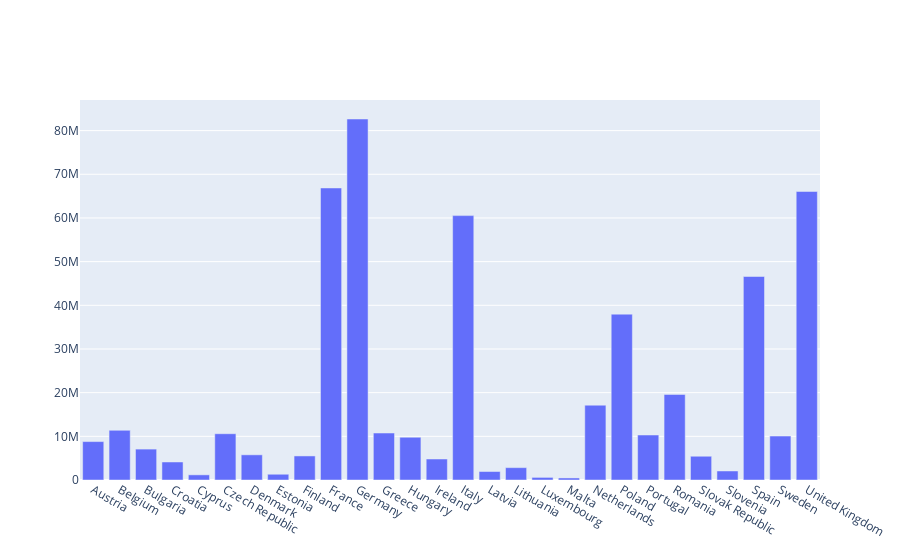

This figure's notebook cell:
### Code cell
# Визуализация

# Гистограмма населения
country_name = eu_df['Country']
pops_17 = eu_df['Population']
pops_hist = go.Figure([go.Bar(x=country_name, y=pops_17)])
pops_hist.show()

### Figure 1 — Plotly figure (JSON) as saved in the notebook; plotly's stock layout.template omitted (floating-point values rounded to 4 significant figures)
{"data": [{"type": "bar", "x": ["Austria", "Belgium", "Bulgaria", "Croatia", "Cyprus", "Czech Republic", "Denmark", "Estonia", "Finland", "France", "Germany", "Greece", "Hungary", "Ireland", "Italy", "Latvia", "Lithuania", "Luxembourg", "Malta", "Netherlands", "Poland", "Portugal", "Romania", "Slovak Republic", "Slovenia", "Spain", "Sweden", "United Kingdom"], "y": [8797566, 11375158, 7075947, 4124531, 1179680, 10594438, 5764980, 1317384, 5508214, 66865144, 82657002, 10754679, 9787966, 4807388, 60536709, 1942248, 2828403, 596336, 467999, 17131296, 37974826, 10300300, 19587491, 5439232, 2066388, 46593236, 10057698, 66058859]}], "layout": {}}
